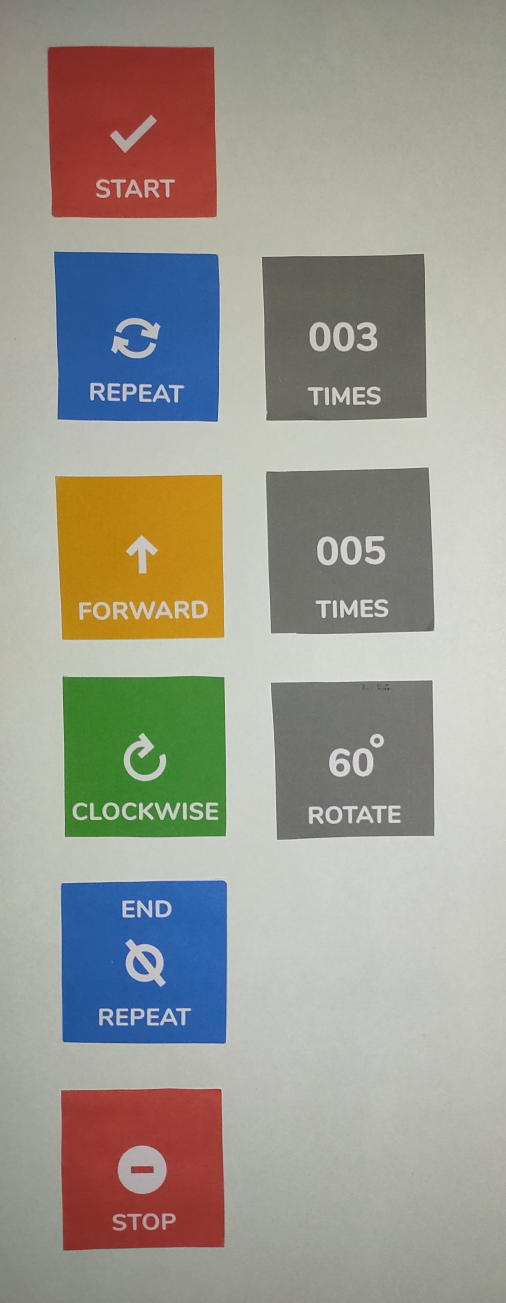
#> input picture backend/server/lexer/test/learn3.jpg, 1518 x 3907 px (shown at 1/3 size)
$ python text_detector.py
#> lines starting #> are read from the running program, lines starting #| are printed output that depends on the picture; after the words box and inside, x2 and y2 are one past the last pixel; in counts of white or black regions, pixels touching at a corner belong together
#> further down, image is the input picture: shape (3907, 1518, 3); mean B, G, R 145.6, 155.1, 157.1
### backend/server/lexer/block_detector.py
import cv2
import imutils
import numpy as np
import random

def scale_contour(contour, scale):

    M = cv2.moments(contour)
    cx = int(M['m10']/M['m00'])
    cy = int(M['m01']/M['m00'])

    cx_scaled = int(M['m10']/M['m00'])*scale
    cy_scaled = int(M['m01']/M['m00'])*scale

    cnt_norm = contour - [cx, cy]
    cnt_scaled = cnt_norm * scale
    cnt_scaled = cnt_scaled + [cx_scaled, cy_scaled]
    cnt_scaled = cnt_scaled.astype(np.int32)

    return cnt_scaled, cy_scaled

def preprocess(image):

	# resize to smaller factor for better shape approximation
	resized = imutils.resize(image, width=300)
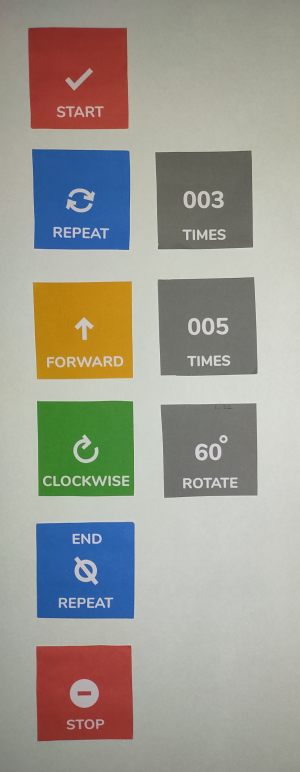
#> resized: shape (772, 300, 3); mean B, G, R 145.6, 155.1, 157.1
	ratio = image.shape[0] / float(resized.shape[0])
#> ratio = 5.06

	# convert the resized image to grayscale, blur slightly and threshold it
	gray = cv2.cvtColor(resized, cv2.COLOR_BGR2GRAY)
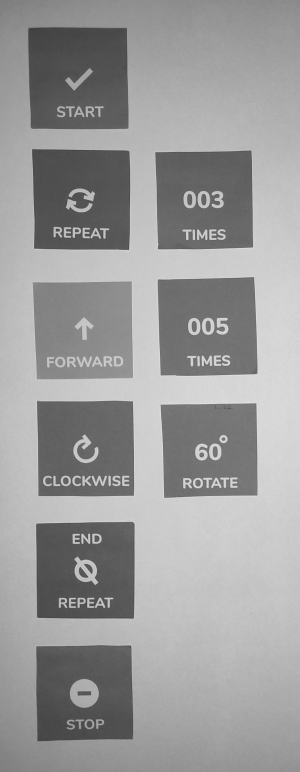
#> gray: shape (772, 300); min 63, max 227, mean 154.6
	blurred = cv2.medianBlur(gray,5)

	# sharpen image to enhance edges
	kernel = np.array((
	[0, -1, 0],
	[-1, 5, -1],
	[0, -1, 0]), dtype="int")
	sharpened = cv2.filter2D(blurred, -1, kernel)
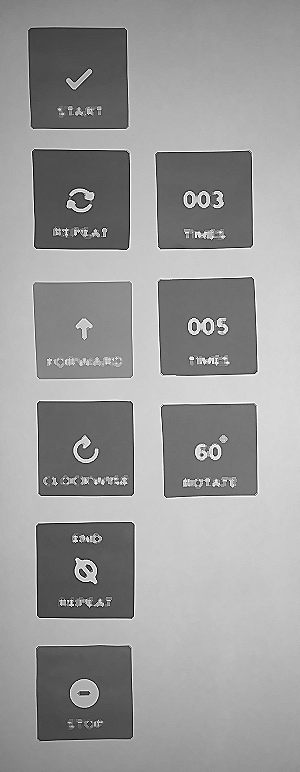
#> sharpened: shape (772, 300); min 0, max 255, mean 154.1

	return sharpened, ratio

def contour_detection(preprocessed_image, src_image, ratio):

#> called with ratio = 5.06
	output_patches = []
	centroids = []
	heights = [] # h/2

	edged = cv2.Canny(preprocessed_image, 30, 200)
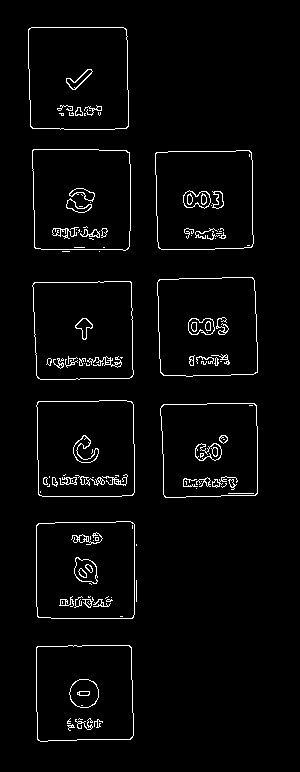
#> edged: shape (772, 300); 3% white in thin lines or dots, all inside (x1, y1, x2, y2) = (28, 27, 258, 742)
	contours, _ = cv2.findContours(edged, cv2.RETR_EXTERNAL, cv2.CHAIN_APPROX_NONE)
#> contours = 13 contours, 4 with area under 20; largest, box (x1, y1, x2, y2) and area: (28, 27, 129, 130) 9980, (32, 149, 131, 251) 9606, (157, 277, 258, 377) 9425, (32, 281, 134, 380) 9406, (36, 521, 135, 619) 9371

	cnt_rects = []

	for contour in reversed(contours):
		if len(contour) >= 4:
			if cv2.contourArea(contour) > 300:
				cnt_rects.append((cv2.boundingRect(contour), contour))
#> this loop made 13 passes
#> contour on passes 5, 11: [[99, 251]], [[136, 544], [136, 545]]
#> after the loop, cnt_rects = 9 items

	# Sort all the lines vertically first
	sort_vert = sorted(cnt_rects,key=lambda  x:x[0][1]) # sort the contours using y co ordinate
#> sort_vert = 9 items
	# print(len(sort_vert))
	lines = [[]]
	lines[0].append(sort_vert[0])

	# Separate the blocks into their separate lines
	for i in range(1, len(sort_vert)):
		if abs(sort_vert[i][0][1] - sort_vert[i-1][0][1]) > abs(sort_vert[i][0][3]/2 + sort_vert[i-1][0][3]/2):
			lines.append([])
		lines[len(lines)-1].append(sort_vert[i])
#> this loop made 8 passes
#> after the loop, lines = 6 items

	# Sort the blocks in each line horizontally
	for i in range(0, len(lines)):
		lines[i] = sorted(lines[i], key=lambda x:x[0][0])
#> this loop made 6 passes

	output_patches = []
	# Get the output image patch for each block
	for line in lines:
		for block in line:
			cnt_rect, contour = block
			cnt_scaled, cy_scaled = scale_contour(contour, ratio)
			x, y, w, h = cv2.boundingRect(cnt_scaled)
			img = src_image[y:y+h, x:x+w]
			output_patches.append(img)
#> this loop made 6 passes
#> after the loop, output_patches = 9 items
			# cv2.imshow('patch'+ str(random.randint(0, 100)), img)
			# cv2.waitKey(0)
			# cv2.destroyAllWindows()

	return output_patches, lines

def detect_tokens(image): # wrapper function

	'''output : output_patches = list of cropped token images
				line_number    = list of line numbers where each token appears

			use the index of list for the sequential token numbers
	'''

	preprocessed_img, ratio = preprocess(image)
	output_patches, lines =  contour_detection(preprocessed_img, image, ratio)
#> output_patches = 9 items; lines = 6 items
	line_numbers = [line_no for line_no in range(0, len(lines)) for i in range(0, len(lines[line_no])) ]
#> line_numbers = [0, 1, 1, 2, 2, 3, 3, 4, 5]

	return output_patches, line_numbers


# test
# [5 lines that do not run on import are left out]

### backend/server/lexer/text_detector.py
import cv2
import imutils
import numpy as np
from re import search
# import pytesseract
import os
import re
import requests
from block_detector import detect_tokens
# from django.conf import settings

def TokenGenerator(image):
	blocks = []
	lineNo = []
	tokens = {
        "START":"START",
        "END":"END_REPEAT",
        "REPEAT":"REPEAT",
        "LEFT":"LEFT",
        "RIGHT":"RIGHT",
        "FORWARD":"FRONT",
        "BACKWARD":"BACK",
        "ROTATE":"ROTATE",
        "TIMES":"TIMES",
        "ANTI":"ROTATE_ANTICLOCKWISE",
        "CLOCKWISE":"ROTATE_CLOCKWISE",
        "d01S":"STOP",
        "dOLS":"STOP",
        "d0LS":"STOP",
        "STOP":"STOP",
        "IF":"IF",
        "ELSE":"ELSE",
        "002":"TIMES|002",
        "zoo":"TIMES|002"
    }
	sequence = {}

	blocks,lines = detect_tokens(image)
#> blocks = 9 items; lines = [0, 1, 1, 2, 2, 3, 3, 4, 5]
	for line in lines:
		sequence[line-1]=[]
#> this loop made 9 passes
#> line on passes 3 to 9: 1, 2, 2, 3, 3, 4, 5
#> after the loop, sequence = {-1: [], 0: [], 1: [], 2: [], 3: [], 4: []}
	#print("test")
	for img,lineNO in zip(blocks,lines):

		subscription_key = '4003ed869c5542caae3dc4d1ee5ac2bd'


		endpoint = 'https://speechdebugger.cognitiveservices.azure.com/'

		ocr_url = endpoint + "vision/v3.0/ocr"

		headers = {'Ocp-Apim-Subscription-Key': subscription_key,
				'Content-Type': 'application/octet-stream'
				}
		params = {'language': 'unk', 'detectOrientation': 'true'}

		filename = "{}.png".format(os.getpid())
		cv2.imshow('image', img)
		cv2.waitKey(0)
		cv2.imwrite(filename, img)
		with open(filename, 'rb') as f:
			data = f.read()
		response = requests.post(url=ocr_url,
							data=data,
							headers=headers,
							params=params)
		os.remove(filename)
		response.raise_for_status()

		analysis = response.json()
		print(analysis)
		# Extract the word bounding boxes and text.
		line_infos = [region["lines"] for region in analysis["regions"]]
		word_infos = []
		for line in line_infos:
			for word_metadata in line:
				for word_info in word_metadata["words"]:
					word_infos.append(word_info)
		#print(word_infos)
		text=''
		for word in word_infos:
			text=text+word['text']
		text=text.replace(" ", "")
		text=text.replace("\n", "")
		text=text.replace("\t", "")
		#print(text)
		unidentified = 0
		for token in tokens:
			if search(token, text):
				if token == "TIMES" or token == "ROTATE":
					num = re.sub("\D", "", text)
					sequence[lineNO-1].append(tokens[token]+"|"+num)
				else:
					sequence[lineNO-1].append(tokens[token])
				unidentified = 1
				break
		if unidentified == 0:
			sequence[lineNO-1].append("UNKNOWN")
#> this loop made 1 pass
#> (lineNO, subscription_key, params, filename) on pass 1: (0, '4003ed869c5542caae3dc4d1ee5ac2bd', {'language': 'unk', 'detectOrientation': 'true'}, '2844.png')
#> pass 1, in TokenGenerator, `cv2.imshow('image', img)`:
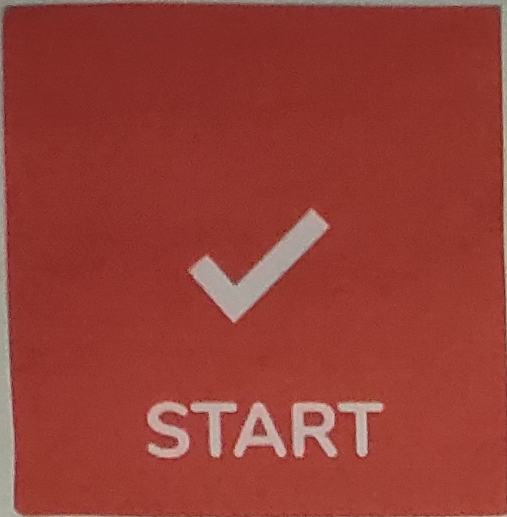
#> window 'image': shape (517, 507, 3); mean B, G, R 53.3, 61.7, 150

	n = len(list(sequence.keys()))
	if sequence[n - 1] == ['UNKNOWN']:
		sequence[list(sequence.keys())[n-1]] = ['STOP']

	return sequence

# test
image = cv2.imread("./test/learn3.jpg")
#> (the run stopped early here; a loop or call above may not have finished)
